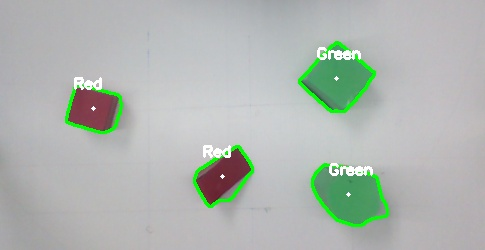
#> input picture data/FROM_kinect.jpg, 485 x 250 px
$ python Test_M.py
#> lines starting #> are read from the running program, lines starting #| are printed output that depends on the picture; after the words box and inside, x2 and y2 are one past the last pixel; in counts of white or black regions, pixels touching at a corner belong together
import matplotlib.pyplot as plt
import cv2
import numpy
import imutils


image = cv2.imread('data/FROM_kinect.jpg')
#> image is the input picture: shape (250, 485, 3); mean B, G, R 177.5, 182.9, 176

gray = cv2.cvtColor(image, cv2.COLOR_BGR2GRAY)
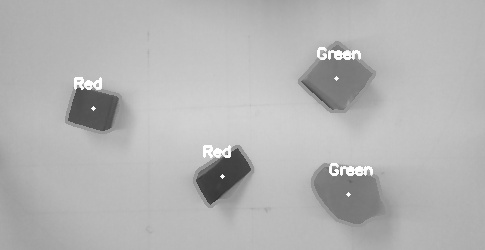
#> gray: shape (250, 485); min 49, max 255, mean 180.2
blurred = cv2.GaussianBlur(gray, (5, 5), 0)
thresh = cv2.threshold(gray,100,255,cv2.THRESH_BINARY_INV+cv2.THRESH_OTSU)[1]
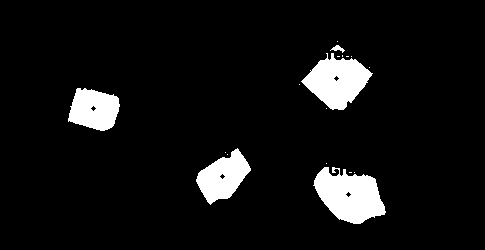
#> thresh: shape (250, 485); 7% white; 18 white regions (13 under 20 px)


cnts = cv2.findContours(thresh.copy(), cv2.RETR_EXTERNAL,cv2.CHAIN_APPROX_SIMPLE)
#> cnts = 18 contours, 13 with area under 20; largest, box (x1, y1, x2, y2) and area: (313, 167, 386, 224) 2594, (301, 53, 373, 110) 2288, (196, 148, 251, 205) 1662, (68, 88, 120, 131) 1574, (330, 45, 345, 53) 36
cnts = imutils.grab_contours(cnts)

for c in cnts:
	# compute the center of the contour
	M = cv2.moments(c)
	cX = int(M["m10"] / (M["m00"]+0.0000000001))
	cY = int(M["m01"] / (M["m00"]+0.0000000001))

	# draw the contour and center of the shape on the image
	cv2.drawContours(image, [c], -1, (0, 255, 0), 2)
	cv2.circle(image, (cX, cY), 7, (255, 255, 255), -1)
	cv2.putText(image, "center", (cX - 20, cY - 20),
	cv2.FONT_HERSHEY_SIMPLEX, 0.5, (255, 255, 255), 2)

	# show the image
	cv2.imshow("Image", image)
	cv2.waitKey(0)
#> this loop made 18 passes
#> (c, cX, cY) on passes 1, 2, 4, 5, 6, 8, 10, 11, 12, 13, 14, 15: ([[354, 172]], 0, 0), ([[349, 172], [351, 172]], 0, 0), ([[326, 163]], 0, 0), ([[227, 154]], 0, 0), ([[225, 152]], 0, 0), ([[326, 108]], 0, 0), ([[299, 84]], 0, 0), ([[369, 67]], 0, 0), ([[351, 56]], 0, 0), ([[346, 56], [348, 56]], 0, 0), ([[337, 56], [339, 56]], 0, 0), ([[342, 55], [342, 56]], 0, 0)
#> (cX, cY) on passes 3, 7, 9, 16, 17: (349, 195), (222, 176), (93, 109), (336, 80), (337, 48)
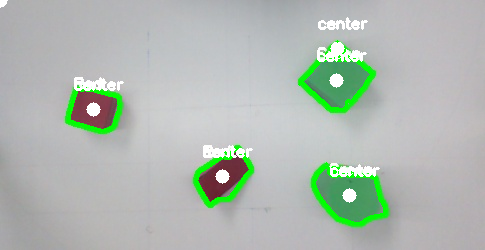
#> image: shape (250, 485, 3); 3.9% of pixels changed, all inside (x1, y1, x2, y2) = (0, 0, 387, 225)

$ run again, with data/IMG_20190402_150103.jpg copied over data/FROM_kinect.jpg
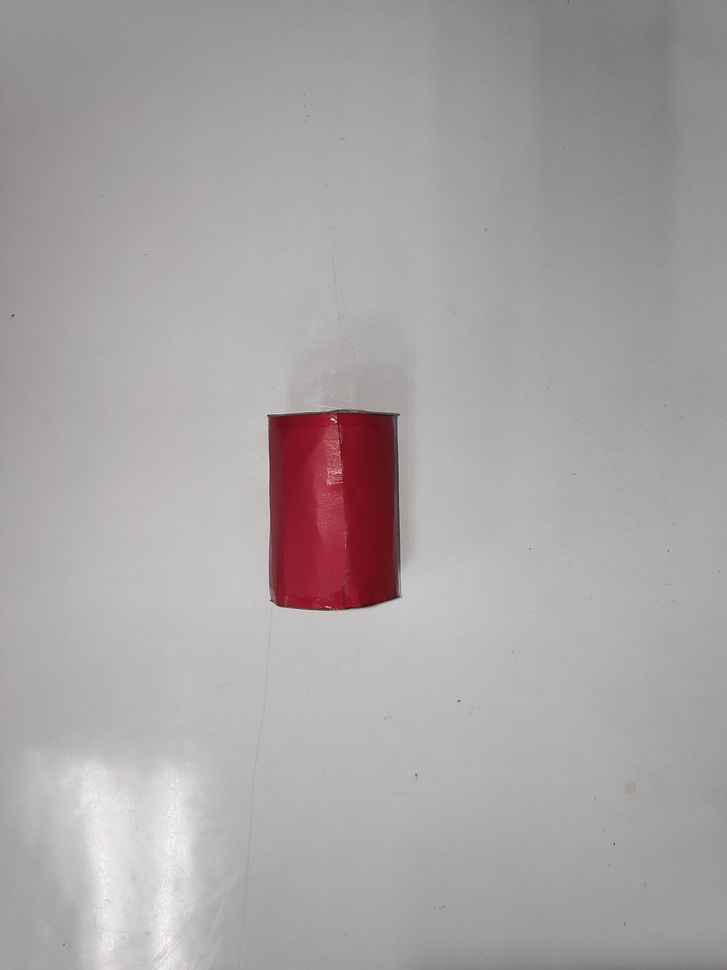
#> input picture data/IMG_20190402_150103.jpg, 727 x 970 px, shrunk from 3024 x 4032 before the run
#> image is the input picture: shape (970, 727, 3); mean B, G, R 164.6, 163.8, 168.8
#> `thresh = cv2.threshold(gray,100,255,cv2.THRESH_BINARY_INV+cv2.THRESH_O..`:
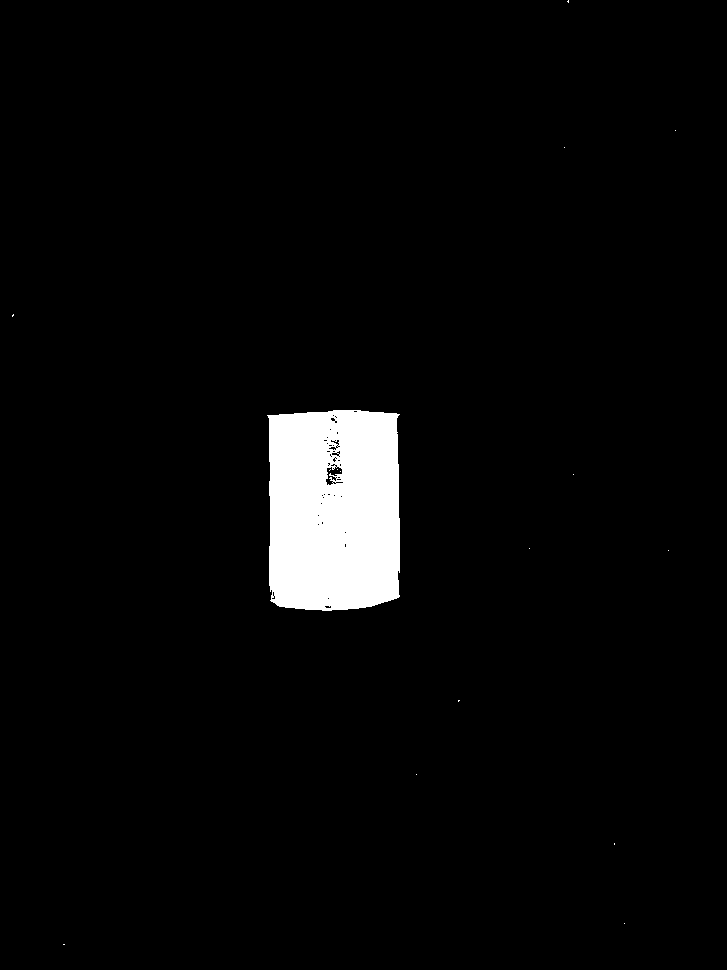
#> thresh: shape (970, 727); 3.5% white; 16 white regions (15 under 20 px)
#> cnts = 13 contours, 12 with area under 20; largest, box (x1, y1, x2, y2) and area: (267, 410, 400, 611) 24933
#> the loop `for c in cnts:` made 13 passes
#> (c, cX, cY) on passes 1 to 8: ([[63, 944], [64, 944]], 0, 0), ([[624, 923]], 0, 0), ([[614, 843], [614, 844]], 0, 0), ([[416, 774]], 0, 0), ([[458, 700], [458, 701], [459, 700]], 458, 700), ([[668, 550]], 0, 0), ([[529, 548]], 0, 0), ([[573, 474]], 0, 0)
#> after the loop `for c in cnts:`:
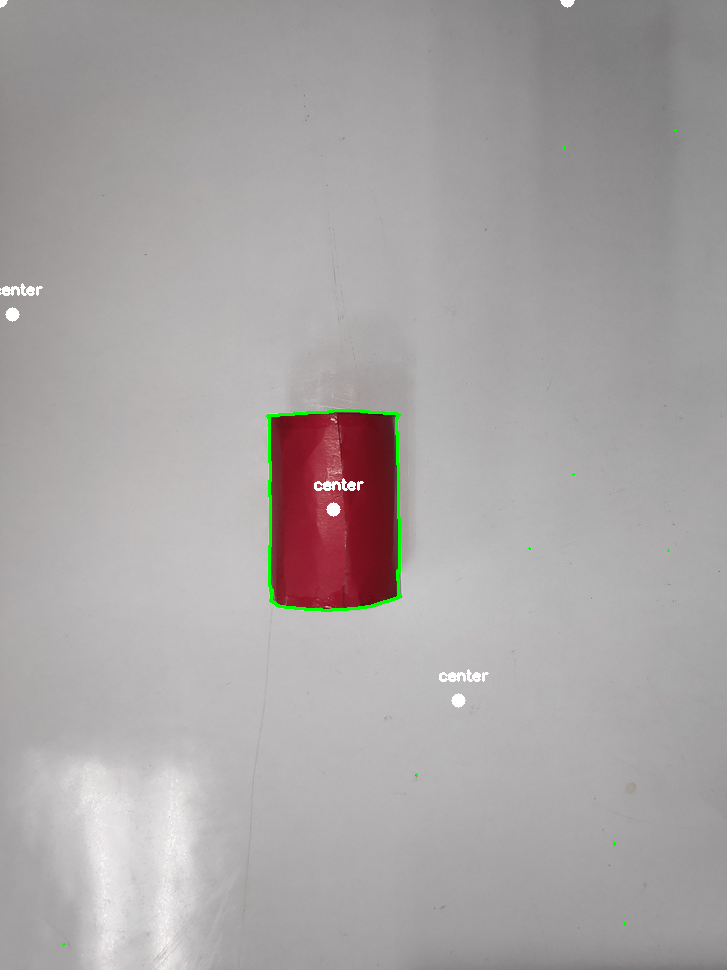
#> image: shape (970, 727, 3); 0.51% of pixels changed, all inside (x1, y1, x2, y2) = (0, 0, 677, 946)
